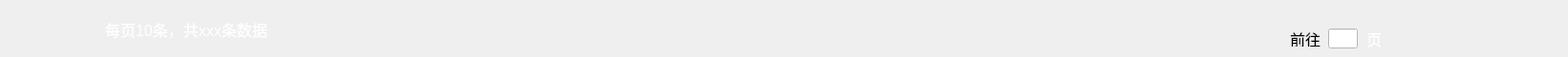
<?xml version="1.0" encoding="UTF-8"?>
<ui version="4.0">
 <class>Page_widget</class>
 <widget class="QWidget" name="Page_widget">
  <property name="geometry">
   <rect>
    <x>0</x>
    <y>0</y>
    <width>1641</width>
    <height>60</height>
   </rect>
  </property>
  <property name="windowTitle">
   <string>Form</string>
  </property>
  <property name="styleSheet">
   <string notr="true">QWidget#widget_data{
	border-image: url(:/images/resources/窗口界面-背景.png);
}</string>
  </property>
  <widget class="QLabel" name="label_text_sum_items">
   <property name="geometry">
    <rect>
     <x>110</x>
     <y>10</y>
     <width>171</width>
     <height>41</height>
    </rect>
   </property>
   <property name="font">
    <font>
     <pointsize>12</pointsize>
    </font>
   </property>
   <property name="styleSheet">
    <string notr="true">color: rgb(255, 255, 255);
background:transparent</string>
   </property>
   <property name="text">
    <string>每页10条，共xxx条数据</string>
   </property>
   <property name="alignment">
    <set>Qt::AlignJustify|Qt::AlignVCenter</set>
   </property>
  </widget>
  <widget class="QLabel" name="label_goto">
   <property name="geometry">
    <rect>
     <x>1350</x>
     <y>32</y>
     <width>41</width>
     <height>17</height>
    </rect>
   </property>
   <property name="font">
    <font>
     <pointsize>12</pointsize>
    </font>
   </property>
   <property name="text">
    <string>前往</string>
   </property>
  </widget>
  <widget class="QLabel" name="label_page">
   <property name="geometry">
    <rect>
     <x>1430</x>
     <y>31</y>
     <width>21</width>
     <height>20</height>
    </rect>
   </property>
   <property name="font">
    <font>
     <pointsize>12</pointsize>
    </font>
   </property>
   <property name="styleSheet">
    <string notr="true">color: rgb(255, 255, 255);
background:transparent</string>
   </property>
   <property name="text">
    <string>页</string>
   </property>
  </widget>
  <widget class="QLineEdit" name="pageLineEdit">
   <property name="geometry">
    <rect>
     <x>1390</x>
     <y>30</y>
     <width>31</width>
     <height>21</height>
    </rect>
   </property>
   <property name="styleSheet">
    <string notr="true">background-color: rgb(255, 255, 255);</string>
   </property>
  </widget>
 </widget>
 <resources/>
 <connections/>
</ui>
